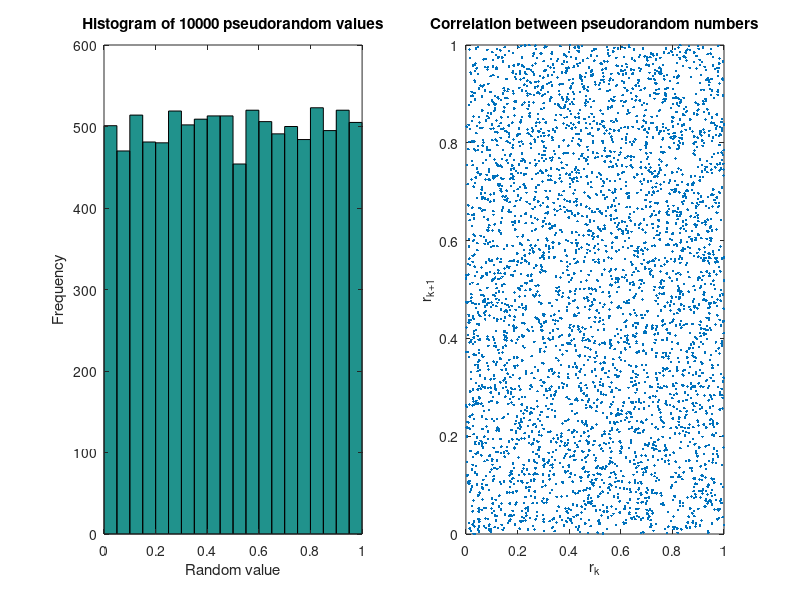

MATLAB code to generate this figure:
% Homework 12, Problem 1 - Congruential generator

a = 69069; M = 2^32;
x = 41286183253;

for i = 1 : 10000
  x = mod(a * x, M);
  r(i) = x / M;
end

subplot(1,2,1);
set(gca,'fontsize', 13);
hist(r,20);
title('Histogram of 10000 pseudorandom values');
xlabel('Random value'); ylabel('Frequency');

subplot(1,2,2);
set(gca,'fontsize', 13);
X = r(1:4000);
Y = r(2:4001);
plot(X,Y,'.');
title('Correlation between pseudorandom numbers');
xlabel('r_k'); ylabel('r_{k+1}');
